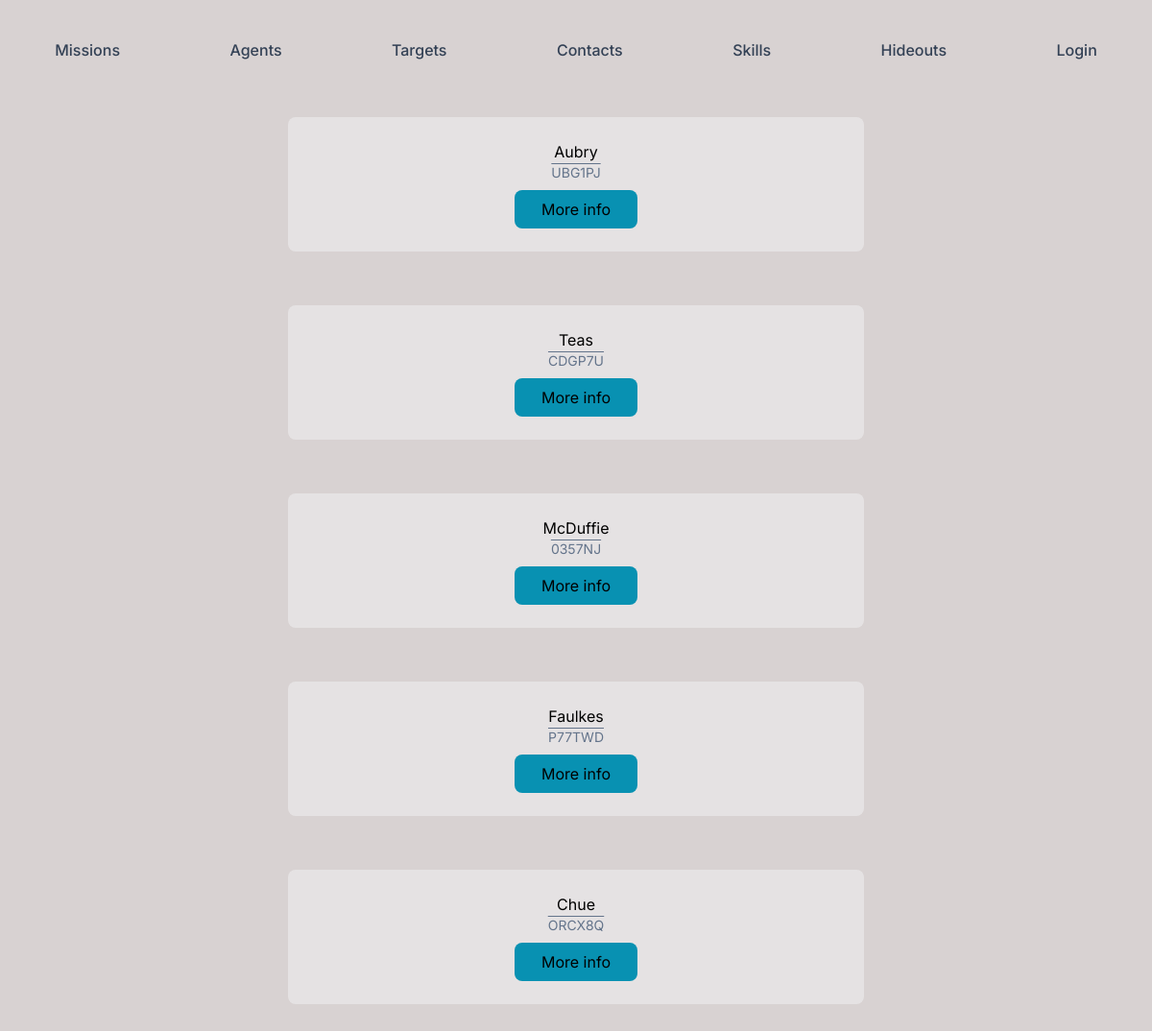
/dist/agents.php, run on the app's committed database.
### tables this page shows
CREATE TABLE IF NOT EXISTS `agent` (
  `id` int(11) NOT NULL AUTO_INCREMENT,
  `last_name` varchar(60) NOT NULL,
  `first_name` varchar(60) NOT NULL,
  `birth_date` date NOT NULL,
  `code_id` char(60) NOT NULL,
  `nationality_id` int(11) NOT NULL,
  PRIMARY KEY (`id`),
  KEY `FK_nationality_id` (`nationality_id`),
  CONSTRAINT `FK_nationality_id` FOREIGN KEY (`nationality_id`) REFERENCES `nationality` (`id`)
);

### dist/agents.php (the view, shortened to what this page needs)
<!DOCTYPE html>
<html lang="fr">
<?php session_start();
$cleardb_url = parse_url(getenv("DATABASE_URL"));
$cleardb_server = $cleardb_url["host"];
$cleardb_username = $cleardb_url["user"];
$cleardb_password = $cleardb_url["pass"];
$cleardb_db = substr($cleardb_url["path"], 1);
$pdo = mysqli_connect($cleardb_server, $cleardb_username, $cleardb_password, $cleardb_db);
?>
<head>
  <link href="./output.css" rel="stylesheet">
  <link rel="stylesheet" href="../css/styles.css">
</head>
<body>
  <nav class="flex flex-wrap justify-around w-full mt-8">
    <a href="index.php" class="font-medium px-3 py-2 text-slate-700 rounded-lg hover:text-orange-600">Missions</a>
    <a href="agents.php" class="font-medium px-3 py-2 text-slate-700 rounded-lg hover:text-orange-600">Agents</a>
    <a href="targets.php" class="font-medium px-3 py-2 text-slate-700 rounded-lg hover:text-orange-600">Targets</a>
    <a href="contacts.php" class="font-medium px-3 py-2 text-slate-700 rounded-lg hover:text-orange-600">Contacts</a>
    <a href="skills.php" class="font-medium px-3 py-2 text-slate-700 rounded-lg hover:text-orange-600">Skills</a>
    <a href="hideouts.php" class="font-medium px-3 py-2 text-slate-700 rounded-lg hover:text-orange-600">Hideouts</a>
    <?php
    if (!isset($_SESSION['email'])) {
    ?>
      <a href="login.php" class="font-medium px-3 py-2 text-slate-700 rounded-lg hover:text-orange-600">Login</a>
    <?php
    } else {
    ?>
      <a href="logout.php" class="font-medium px-3 py-2 text-slate-700 rounded-lg hover:text-orange-600">Logout</a>
    <?php
    }
    ?>
  </nav>
  <div class="block text-center py-8">
    <?php
    foreach (mysqli_query($pdo, ('SELECT * FROM agent')) as $agent) {
      echo '<div class="mx-auto w-3/4 md:w-2/3 lg:w-1/2 rounded-lg bg-gray-100/50 p-6 m-4">';
      echo $agent['last_name'] . '<br>';
      echo '<p class="overline text-sm text-slate-500">';
      echo $agent['code_id'];
      echo '</p>';
      echo '<div class="flex flex-wrap justify-evenly">';
      echo '<form action="./actions/agentInfo.php" method="GET">';
      echo '<button type="submit" value="' . $agent['id'] . '" name="info" class="mt-2 p-2 w-32 rounded-lg hover:bg-cyan-700 bg-cyan-600">';
      echo 'More info';
      echo '</button>';
      echo '</form>';
      echo '</div>';
      echo '</div>';
      echo "<br>";
    } ?>
  </div>
</body>
</html>

### css/styles.css (style rules this page uses)
* { box-sizing: border-box; }
html, body { font-family: "Inter"; }
body { height: 90vh; width: 100vw; background-color: rgb(216, 210, 210); }
a { position: relative; }
a:after { position: relative; top: 1%; left: 0%; width: 0; height: 2px; background: #EA580C; display: block; content: ""; transition: width 0.5s ease-in-out; }

### data on the page
agent: last_name "Aubry", code "UBG1PJ", $agent['id'] 6 (drawn)
agent: last_name "Teas", code "CDGP7U", $agent['id'] 7 (drawn)
agent: last_name "McDuffie", code "0357NJ", $agent['id'] 8 (drawn)
agent: last_name "Faulkes", code "P77TWD", $agent['id'] 9 (drawn)
agent: last_name "Chue", code "ORCX8Q", $agent['id'] 10 (drawn)
